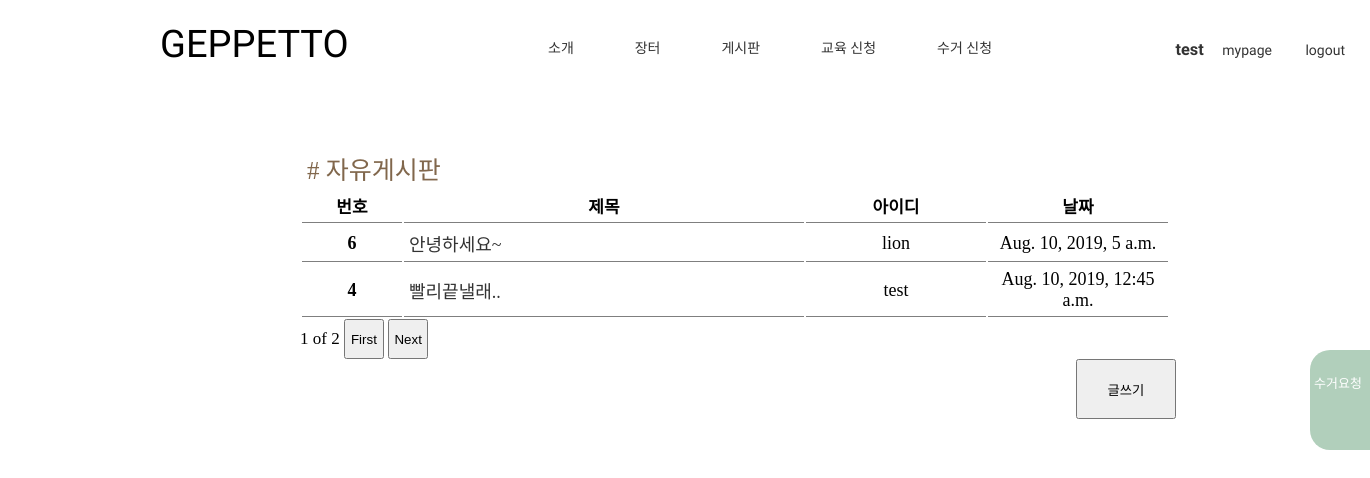
/board/ (signed in), run on the app's committed database.
### board/models.py (models this page shows, shortened)
class Board(models.Model):
    title=models.CharField(max_length=200)
    writer=models.CharField(max_length=200, default=True)
    pub_date=models.DateTimeField('date published')
    body=models.TextField()
    user=models.ForeignKey(User, on_delete=models.CASCADE, null=True)
    likes =models.ManyToManyField(
        User, # User 모델과 blog 모델을 M : N 관계로 두겠다.
        through='Like', # Like라는 중개 모델을 통해 M : N 관계를 맺는다.
        through_fields=('board', 'user'), # Like에 blog 속성, user 속성을 추가하겠다.
        related_name='likes' # 1 : N  관계에서 blog와 연결된 comment를 가져올 때 comment_set으로 가져왔는데,
        )

### board/views.py (the view)
# urls.py: path('board/', include('board.urls')),
def board(request):
    boards = Board.objects
    board_list = Board.objects.all().order_by('-id') # 블로그 객체 최신순나열
    paginator = Paginator(board_list, 2) # 3개씩 잘라내기
    page = request.GET.get('page') # 페이지 번호 알아오기
    posts = paginator.get_page(page) # 페이지 번호 인자로 넘겨주기
    return render(request, 'board.html',{'posts':posts})

### board/templates/board.html (shortened to what this page needs)
{% if user.is_authenticated %}
<!DOCTYPE html>
<html lang="en">
{% load static %}
<head>
    <link rel="stylesheet" href="{% static 'css/boardstyle1.css' %}">
    <link rel="stylesheet" href="{% static 'css/salestyle.css' %}">
    <link rel="stylesheet" type="text/css" href="http://cdn.jsdelivr.net/npm/slick-carousel@1.8.1/slick/slick.css" />
    <link rel="stylesheet" href="http://cdn.jsdelivr.net/npm/xeicon@2.3.3/xeicon.min.css">
</head>
<body>
    <div class="container">
        <header>
            <div class="out">
                    <a href="{% url 'main' %}">
                            <p id="main">GEPPETTO</p>
                        </a>
                        <nav id="nav">
                            <ul class="nav_links">
                                <li><a href="{% url 'main' %}" id="intro">소개</a></li>
                                <li><a href="{% url 'market' %}" id="market">장터</a></li>
                                <li><a href="{% url 'board' %}" id="board">게시판</a></li>
                                <li><a href="{% url 'be_geppetto' %}" id="edu">교육 신청</a></li>
                                <li><a href="{% url 'new2' %}" id="edu">수거 신청</a></li>
                            </ul>
                            <ul class="nav_info">
                                    {% if user.is_active %}
                                    <li>
                                        <h3>{{user.username}}</h3>
                                    </li>
                                    <li>
                                        <a href="">
                                            <p>mypage</p>
                                        </a>
                                    </li>
                                    <li>
                                        <a href="{% url 'logout'%}">
                                            <p>logout</p>
                                        </a>
                                    </li>
                                    {% else %}
                                    <li><a href="{% url 'login'%}" id="login">로그인</a></li>
                                    <li><a href="{% url 'signup'%}" id="join">회원가입</a></li>
                                    {% endif %}
                            </ul>
                        </nav>
                    </div>
                <label for="menuicon" class="menu">
                    <i class="xi-truck xi-2x"></i>
                    <p id="pickup">수거요청</p>
                </label>
            </div>
        <div class="content">
            <div class="boardbody">
                <table class="tb table-hover">
                    <div class="boardtitle">
                        <p># 자유게시판</p>
                    </div>
                    <thead>
                        <tr>
                            <th class="tablenav1" scope="col">번호</th>
                            <th class="tablenav2" scope="col">제목</th>
                            <th class="tablenav3" scope="col">아이디</th>
                            <th class="tablenav4" scope="col">날짜</th>
                        </tr>
                    </thead>
                    <tbody>
                        {% for board in posts %}
                        <tr>
                            <th scope="row" class="tableb tableb1">{{board.id}}</th>
                            <td class="tableb tableb2"><a href="{%url 'detail3' board.id%}">{{board.title}}</a></td>
                            <td class="tableb tableb3">{{board.writer}}</td>
                            <td class="tableb tableb4">{{board.pub_date}}</td>
                        </tr>
                        {% endfor %}
                    </tbody>
                </table>
                <span>{{posts.number}}</span>
                <span>of</span>
                <span>{{posts.paginator.num_pages}}</span>
                {% if posts.has_next %}
                <a href="?page={{posts.next_page_number}}"">
                    <button id="First">
                    <span>First</span>
                    </button></a>
                <a href=" ?page={{posts.paginator.num_pages}}">
                    <button id="next">
                        <span>Next</span>
                    </button>
                </a>
                {% endif %}
                <div class="bottom">
                    <a href="{% url 'new3'%}">
                        <button id="write">
                            <span>글쓰기</span>
                        </button>
                    </a>
                </div>
            </div>
        </div>
</body>
</html>
{% endif %}

### board/static/css/boardstyle1.css (style rules this page uses)
* { box-sizing: border-box; margin: 0; padding: 0; }
html { font-size: 20px; }
body { font-size: 1rem; overflow-x: hidden; overflow-y: auto; }
.container { flex-direction: column; background-color: rgba(0, 0, 0, 0); height: 100%; max-width: 100%; }
header { position: relative; width: 100%; background-color: rgba(252, 229, 198, 0); z-index: 9997; height: 5rem; }
header .out { width: 60rem; height: 4.25rem; margin-left: 8rem; }
#main { font-family: 'Nanum Gothic', sans-serif; font-family: 'Nanum Gothic Coding', monospace; font-family: 'Nanum Myeongjo', serif; color: black; font-size: 1.9rem; float: left; padding: 1.1rem 0; cursor: pointer; }
#nav { position: relative; }
#nav li, a { color: #333; text-decoration: none; }
.nav_links { font-family: 'Nanum Gothic Coding', monospace; list-style: none; padding: 1.3rem 0 0 0; position: absolute; left: 18rem; }
.nav_links li { display: inline-block; }
.nav_links li a { padding: 0.75rem 1.4rem 0; height: 2.6rem; display: block; line-height: 100%; font-size: 0.7rem; color: #333; }
.nav_info { font-family: 'Nanum Gothic Coding', monospace; font-size: 0.7rem; position: absolute; top: 2rem; right: 0; list-style: none; }
.nav_info li { display: inline-block; position: relative; }
.nav_info li a { padding: 0 0.75rem; display: block; line-height: 100%; font-size: 0.7rem; color: #333; }
header label.menu { position: fixed; top: 50%; right: -20px; transform: translateY(-50%); width: 4rem; height: 5rem; cursor: pointer; background-color: rgba(177, 207, 187, 1); border-radius: 20px; }
#pickup { font-family: 'Nanum Gothic Coding', monospace; font-size: .65rem; padding: 0 1rem 0 .2rem; color: white; }
.xi-truck { padding: .7rem .5rem .5rem .5rem; color: white; }
.boardtitle { padding-left:7px; font-family: 'KOMACON'; font-size:25px; color: #81674C; }
#next, #First { width: 2rem; height: 2rem; }
.boardbody { min-width: 300px; font-family: 'KOMACON'; font-size:17px; margin-left:300px; margin-top:50px; }
.bottom { width: 40rem; height: 5rem; margin: 0; }
#write { margin-left: 97%; width: 5rem; height: 3rem; }
.table-hover th { border-bottom: 1px solid rgba(0, 0, 0, .5); }
.tableb { border-bottom: 1px solid rgba(0, 0, 0, .5); }
.tablenav1 { height:35px; width:100px; text-align:center; padding: 0 0; }
.tablenav2 { width:400px; text-align:center; padding: 0 0; }
.tablenav3, .tablenav4 { width:180px; text-align:center; padding: 0 0; }
thead { padding-bottom:10px; border-bottom:2px solid #81674C; }
tr { height:30px; }
.tableb1, .tableb3, .tableb4 { text-align:center; }
.tableb { padding:5px 5px; font-size:18px; }

### data on the page
Board: id "6", title "안녕하세요~", writer "lion", pub_date "Aug. 10, 2019, 5 a.m."
Board: id "4", title "빨리끝낼래..", writer "test", pub_date "Aug. 10, 2019, 12:45 a.m."

### other printed values
{{ user.username }} "test"
{{ posts.number }} "1"
{{ posts.paginator.num_pages }} "2"
